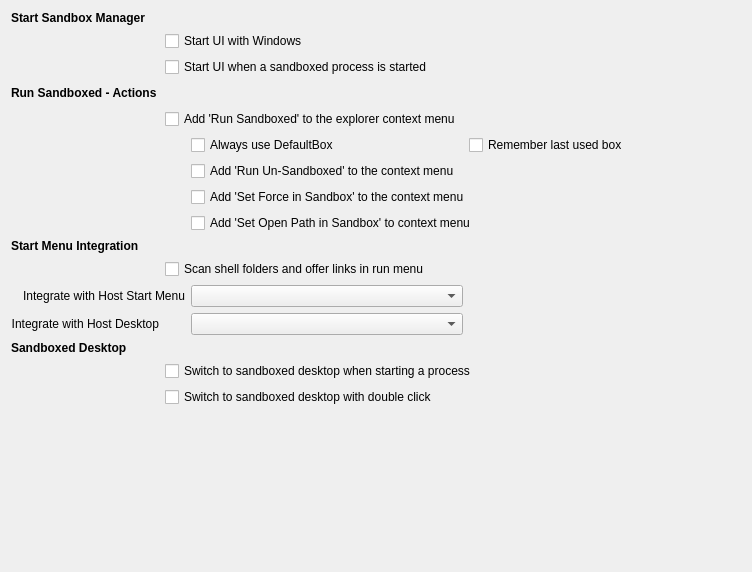
           <widget class="QWidget" name="tabWindows">
            <attribute name="title">
             <string>Windows Shell</string>
            </attribute>
            <layout class="QGridLayout" name="gridLayout_13">
             <item row="4" column="1" colspan="3">
              <widget class="QCheckBox" name="chkShellMenu">
               <property name="text">
                <string>Add 'Run Sandboxed' to the explorer context menu</string>
               </property>
              </widget>
             </item>
             <item row="0" column="0">
              <widget class="QLabel" name="lblStartUp">
               <property name="font">
                <font>
                 <bold>true</bold>
                 <kerning>true</kerning>
                </font>
               </property>
               <property name="text">
                <string>Start Sandbox Manager</string>
               </property>
              </widget>
             </item>
             <item row="3" column="2">
              <spacer name="horizontalSpacer_9">
               <property name="orientation">
                <enum>Qt::Orientation::Horizontal</enum>
               </property>
               <property name="sizeHint" stdset="0">
                <size>
                 <width>272</width>
                 <height>20</height>
                </size>
               </property>
              </spacer>
             </item>
             <item row="16" column="3">
              <spacer name="horizontalSpacer_2">
               <property name="orientation">
                <enum>Qt::Orientation::Horizontal</enum>
               </property>
               <property name="sizeHint" stdset="0">
                <size>
                 <width>272</width>
                 <height>13</height>
                </size>
               </property>
              </spacer>
             </item>
             <item row="11" column="2">
              <widget class="QComboBox" name="cmbIntegrateMenu"/>
             </item>
             <item row="5" column="2">
              <widget class="QCheckBox" name="chkAlwaysDefault">
               <property name="text">
                <string>Always use DefaultBox</string>
               </property>
              </widget>
             </item>
             <item row="3" column="1">
              <widget class="QLabel" name="label_37">
               <property name="maximumSize">
                <size>
                 <width>20</width>
                 <height>16777215</height>
                </size>
               </property>
               <property name="text">
                <string/>
               </property>
              </widget>
             </item>
             <item row="3" column="3">
              <spacer name="horizontalSpacer_6">
               <property name="orientation">
                <enum>Qt::Orientation::Horizontal</enum>
               </property>
               <property name="sizeHint" stdset="0">
                <size>
                 <width>272</width>
                 <height>20</height>
                </size>
               </property>
              </spacer>
             </item>
             <item row="12" column="0">
              <widget class="QLabel" name="label_29">
               <property name="text">
                <string>Integrate with Host Desktop</string>
               </property>
               <property name="alignment">
                <set>Qt::AlignmentFlag::AlignRight|Qt::AlignmentFlag::AlignTrailing|Qt::AlignmentFlag::AlignVCenter</set>
               </property>
               <property name="openExternalLinks">
                <bool>true</bool>
               </property>
               <property name="buddy">
                <cstring>cmbIntegrateDesk</cstring>
               </property>
              </widget>
             </item>
             <item row="8" column="2" colspan="2">
              <widget class="QCheckBox" name="chkShellMenu4">
               <property name="text">
                <string>Add 'Set Open Path in Sandbox' to context menu</string>
               </property>
              </widget>
             </item>
             <item row="10" column="1" colspan="2">
              <widget class="QCheckBox" name="chkScanMenu">
               <property name="text">
                <string>Scan shell folders and offer links in run menu</string>
               </property>
              </widget>
             </item>
             <item row="16" column="1">
              <spacer name="verticalSpacer_6">
               <property name="orientation">
                <enum>Qt::Orientation::Vertical</enum>
               </property>
               <property name="sizeHint" stdset="0">
                <size>
                 <width>20</width>
                 <height>154</height>
                </size>
               </property>
              </spacer>
             </item>
             <item row="3" column="0">
              <widget class="QLabel" name="lblRunBoxed">
               <property name="font">
                <font>
                 <bold>true</bold>
                 <kerning>true</kerning>
                </font>
               </property>
               <property name="text">
                <string>Run Sandboxed - Actions</string>
               </property>
              </widget>
             </item>
             <item row="11" column="0" colspan="2">
              <widget class="QLabel" name="label_22">
               <property name="text">
                <string>Integrate with Host Start Menu</string>
               </property>
               <property name="alignment">
                <set>Qt::AlignmentFlag::AlignRight|Qt::AlignmentFlag::AlignTrailing|Qt::AlignmentFlag::AlignVCenter</set>
               </property>
               <property name="openExternalLinks">
                <bool>true</bool>
               </property>
               <property name="buddy">
                <cstring>cmbIntegrateMenu</cstring>
               </property>
              </widget>
             </item>
             <item row="2" column="1" colspan="2">
              <widget class="QCheckBox" name="chkSvcStart">
               <property name="text">
                <string>Start UI when a sandboxed process is started</string>
               </property>
              </widget>
             </item>
             <item row="12" column="2">
              <widget class="QComboBox" name="cmbIntegrateDesk"/>
             </item>
             <item row="1" column="1" colspan="2">
              <widget class="QCheckBox" name="chkAutoStart">
               <property name="text">
                <string>Start UI with Windows</string>
               </property>
              </widget>
             </item>
             <item row="9" column="0">
              <widget class="QLabel" name="lblStartMenu">
               <property name="font">
                <font>
                 <bold>true</bold>
                 <kerning>true</kerning>
                </font>
               </property>
               <property name="text">
                <string>Start Menu Integration</string>
               </property>
              </widget>
             </item>
             <item row="6" column="2">
              <widget class="QCheckBox" name="chkShellMenu2">
               <property name="text">
                <string>Add 'Run Un-Sandboxed' to the context menu</string>
               </property>
              </widget>
             </item>
             <item row="7" column="2" colspan="2">
              <widget class="QCheckBox" name="chkShellMenu3">
               <property name="text">
                <string>Add 'Set Force in Sandbox' to the context menu</string>
               </property>
              </widget>
             </item>
             <item row="13" column="0">
              <widget class="QLabel" name="lblDesktop">
               <property name="font">
                <font>
                 <bold>true</bold>
                 <kerning>true</kerning>
                </font>
               </property>
               <property name="text">
                <string>Sandboxed Desktop</string>
               </property>
              </widget>
             </item>
             <item row="14" column="1" colspan="3">
              <widget class="QCheckBox" name="chkDeskAutoSwitch">
               <property name="text">
                <string>Switch to sandboxed desktop when starting a process</string>
               </property>
              </widget>
             </item>
             <item row="15" column="1" colspan="3">
              <widget class="QCheckBox" name="chkDeskQuickSwitch">
               <property name="text">
                <string>Switch to sandboxed desktop with double click</string>
               </property>
              </widget>
             </item>
             <item row="5" column="3">
              <widget class="QCheckBox" name="chkRememberLast">
               <property name="text">
                <string>Remember last used box</string>
               </property>
              </widget>
             </item>
            </layout>
           </widget>
